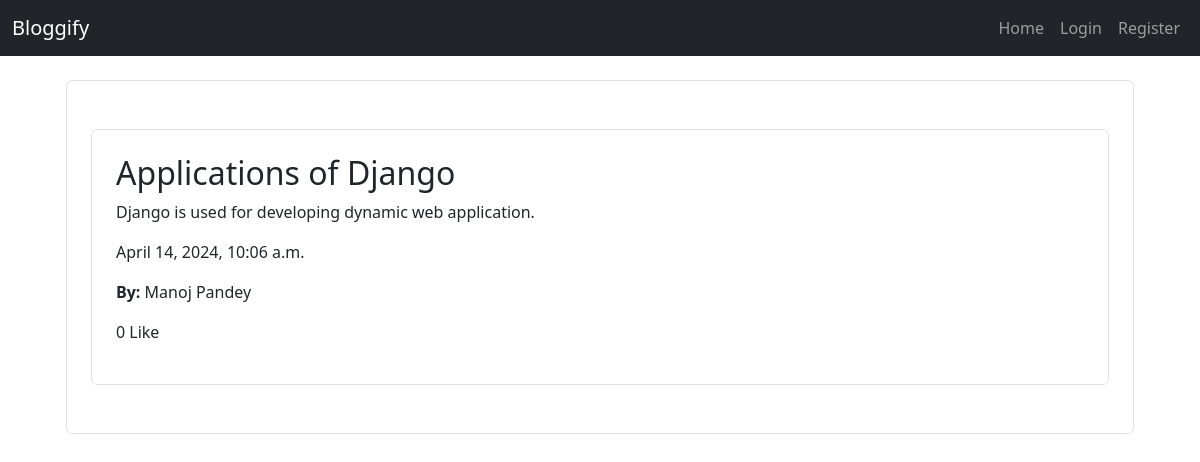
The app's page /guest-post-details/?id=5 with its own data.
### articles/models.py (models this page shows, shortened)
class Post(models.Model):
    title = models.CharField(max_length=100)
    description = models.CharField(max_length=250)
    content = models.TextField()
    created_at = models.DateTimeField(auto_now_add=True)
    author = models.ForeignKey(User, on_delete=models.CASCADE)
    likes = models.ManyToManyField(User, related_name='likes')

### accounts/models.py (models this page shows, shortened)
class User(models.Model):
    first_name = models.CharField(max_length=50)
    last_name = models.CharField(max_length=50)
    email_id = models.CharField(max_length=50)
    password = models.CharField(max_length=20)
    image = models.ImageField(upload_to='profile_pics', default="defaultprofilepic.jpg")
    password_reset_code = models.CharField(max_length=6,default="")

### articles/views.py (the view)
# urls.py: path('guest-post-details/', articles_views.guest_post_details_view, name='guest-post-details'),
def guest_post_details_view(request):
    return render(request, 'GuestPostDetails.html', {'post': Post.objects.get(id=request.GET['id'])})

### templates/GuestPostDetails.html (shortened to what this page needs)
{% extends 'base.html' %}
{% block content %}
<div class="container">
    <div class="border rounded p-4 m-4">
        <div class="rounded mx-auto border p-4 m-4">
            <h2>{{ post.title }}</h2>
            <p>{{ post.content }}</p>
            <p>{{ post.created_at }}</p>
            <p><b>By: </b>{{ post.author.first_name }} {{ post.author.last_name }}</p>
            {% if post.likes.count > 1 %}
                <p>{{ post.likes.count }} Likes</p>
            {% else %}
                <p>{{ post.likes.count }} Like</p>
            {% endif %}
        </div>
    </div>
</div>
{% endblock %}

### records on screen
Post: title "Applications of Django", content "Django is used for developing dynamic web application.", created_at "April 14, 2024, 10:06 a.m.", author.first_name "Manoj", author.last_name "Pandey", likes.count "0"
